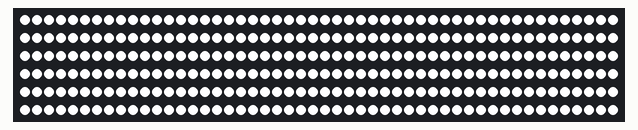
A sketch run on a simulated Arduino Uno, built with avr-gcc and run on an emulated ATmega328P. Parts: 300 RGB LEDs in strip order, left to right, continuing on the next row.

Above: at 0.1 s.
At 2.6 s:
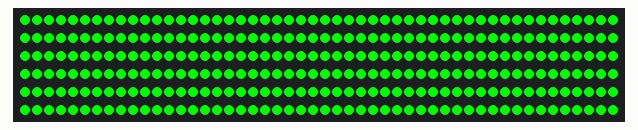
At 3.1 s:
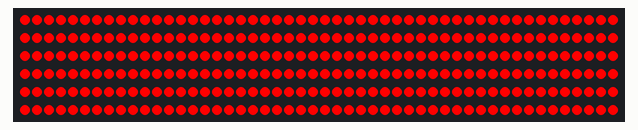
At 6.2 s:
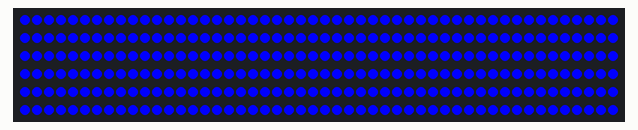
At 11.8 s:
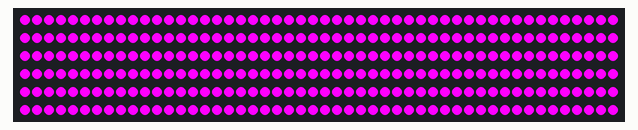

Measured:
- by itself, everything shown: repeats every 12.0 s, in 15 steps
- what the display in image 1 shows lasts 0.5 s, from 2.6 s to 3.1 s

The sketch:

farbdurchlauf.ino
```cpp
    // NeoPixel test program showing use of the WHITE channel for RGBW
  // pixels only (won't look correct on regular RGB NeoPixel strips).

  #include <Adafruit_NeoPixel.h>
  #ifdef __AVR__
   #include <avr/power.h> // Required for 16 MHz Adafruit Trinket
  #endif

  // Which pin on the Arduino is connected to the NeoPixels?
  // On a Trinket or Gemma we suggest changing this to 1:
  #define LED_PIN     6

  // How many NeoPixels are attached to the Arduino?
  #define LED_COUNT  300

  // NeoPixel brightness, 0 (min) to 255 (max)
  #define BRIGHTNESS 255
  // Set BRIGHTNESS to about 1/5 (max = 255)

  // Declare our NeoPixel strip object:
  Adafruit_NeoPixel strip(LED_COUNT, LED_PIN, NEO_GRBW + NEO_KHZ800);
  // Argument 1 = Number of pixels in NeoPixel strip
  // Argument 2 = Arduino pin number (most are valid)
  // Argument 3 = Pixel type flags, add together as needed:
  //   NEO_KHZ800  800 KHz bitstream (most NeoPixel products w/WS2812 LEDs)
  //   NEO_KHZ400  400 KHz (classic 'v1' (not v2) FLORA pixels, WS2811 drivers)
  //   NEO_GRB     Pixels are wired for GRB bitstream (most NeoPixel products)
  //   NEO_RGB     Pixels are wired for RGB bitstream (v1 FLORA pixels, not v2)
  //   NEO_RGBW    Pixels are wired for RGBW bitstream (NeoPixel RGBW products)
  int c;


  void setup() {
    // put your setup code here, to run once:
    strip.begin();           // INITIALIZE NeoPixel strip object (REQUIRED)
    strip.show();            // Turn OFF all pixels ASAP
    strip.setBrightness(BRIGHTNESS);
    c = 500;
  }

  void loop() {
         strip.fill(strip.Color(0, 0, 0, 255));
        strip.show();
        delay(2000);
         strip.fill(strip.Color(0, 0, 255 ));
        strip.show();
        delay(c);
          strip.fill(strip.Color(0, 255, 0 ));
        strip.show();
        delay(c);
          strip.fill(strip.Color(255, 0, 0 ));
        strip.show();
        delay(c);
           strip.fill(strip.Color(255, 0, 255 ));
        strip.show();
        delay(c);
        if (c >100)
          c = c - 5;

  }
```
